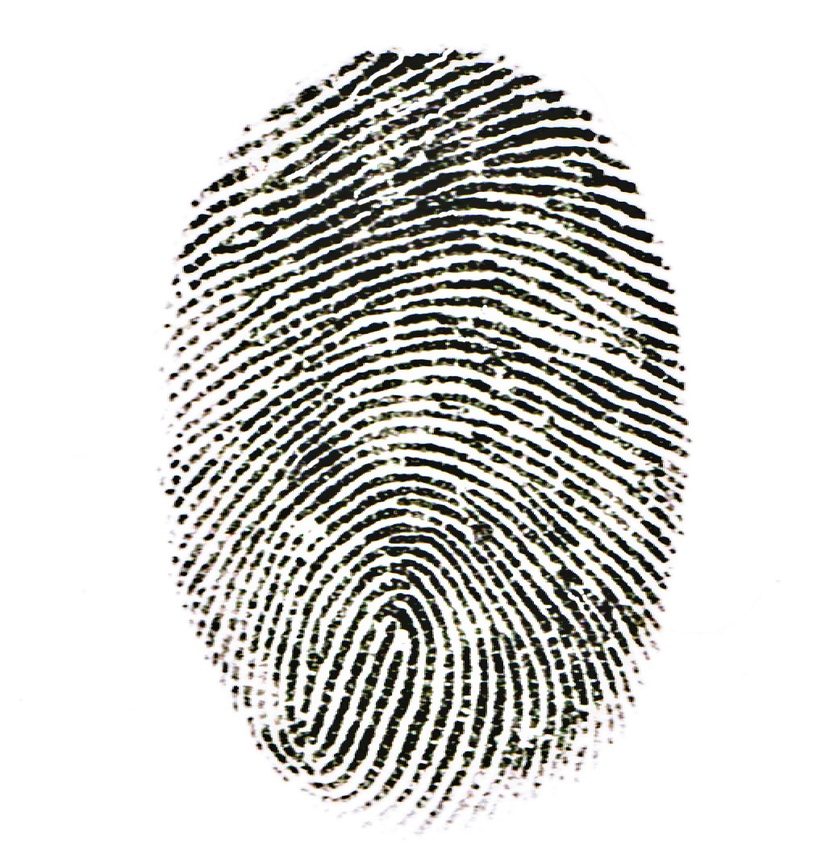
#> input picture CSC515/Week5/barnaby-fingerprint.jpg, 817 x 864 px, shrunk from 1013 x 1071 before the run
$ python CriticalThinking5_Option1.py
#> lines starting #> are read from the running program, lines starting #| are printed output that depends on the picture
import cv2
import numpy as np
import os
import matplotlib.pyplot as plt

dirname = os.path.dirname(__file__)
image_relative = os.path.join(dirname, 'barnaby-fingerprint.jpg')
img = cv2.imread(image_relative)
#> img is the input picture: shape (864, 817, 3); mean B, G, R 206.5, 209.7, 209.9

(thresh, binary_img) = cv2.threshold(img, 127, 255, cv2.THRESH_BINARY)
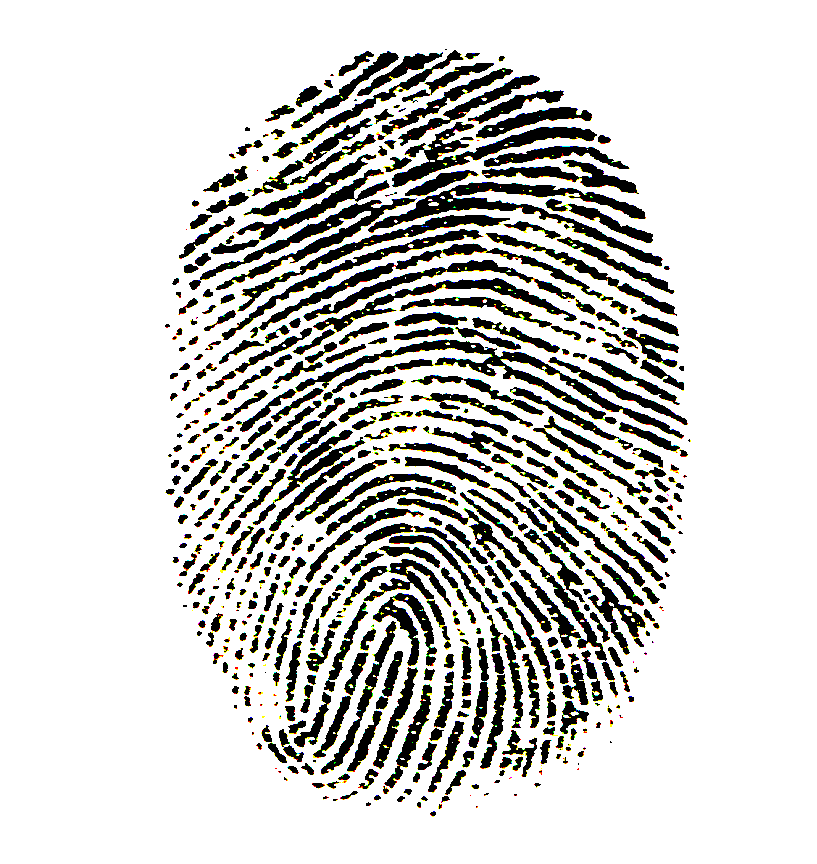
#> binary_img: shape (864, 817, 3); mean B, G, R 206.1, 208.8, 209
binary_img = (255-binary_img) #Invert so that fingerprint is in foreground
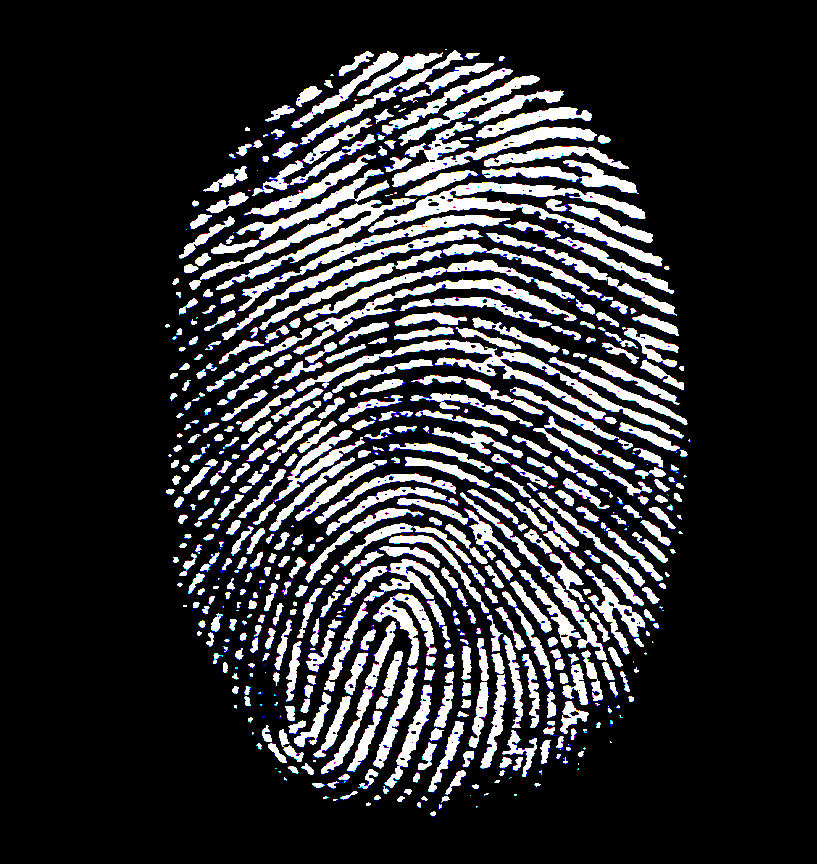
#> binary_img: shape (864, 817, 3); mean B, G, R 48.9, 46.2, 46
kernel = np.ones((5,5),np.uint8)

erosion = cv2.erode(binary_img,kernel,iterations = 1)
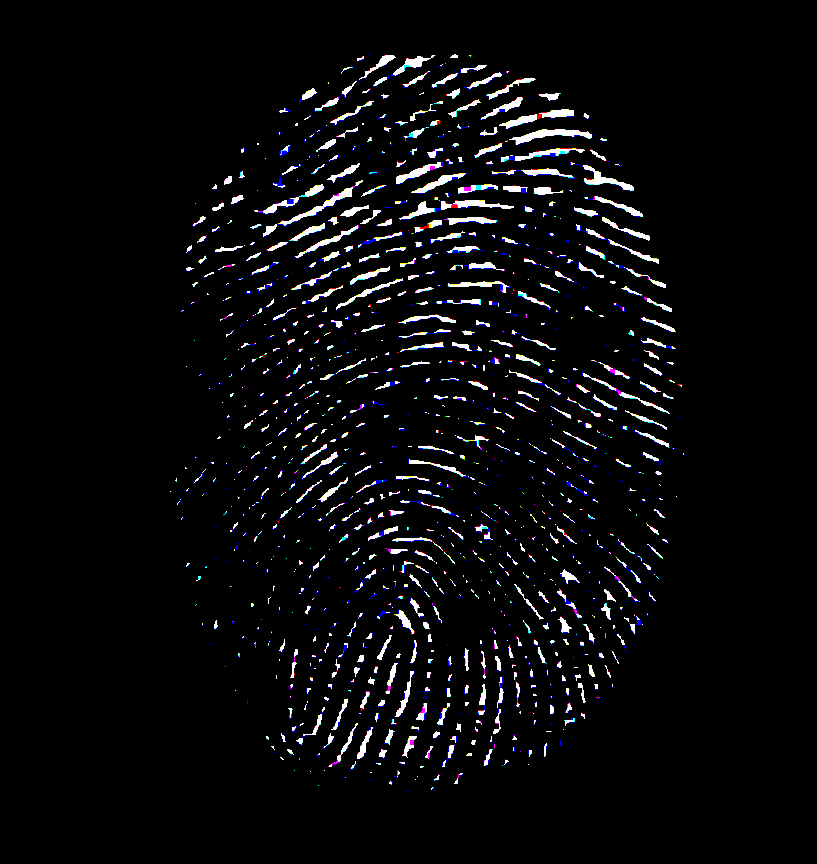
#> erosion: shape (864, 817, 3); mean B, G, R 11.2, 9.6, 9.7
dilation = cv2.dilate(binary_img,kernel,iterations = 1)
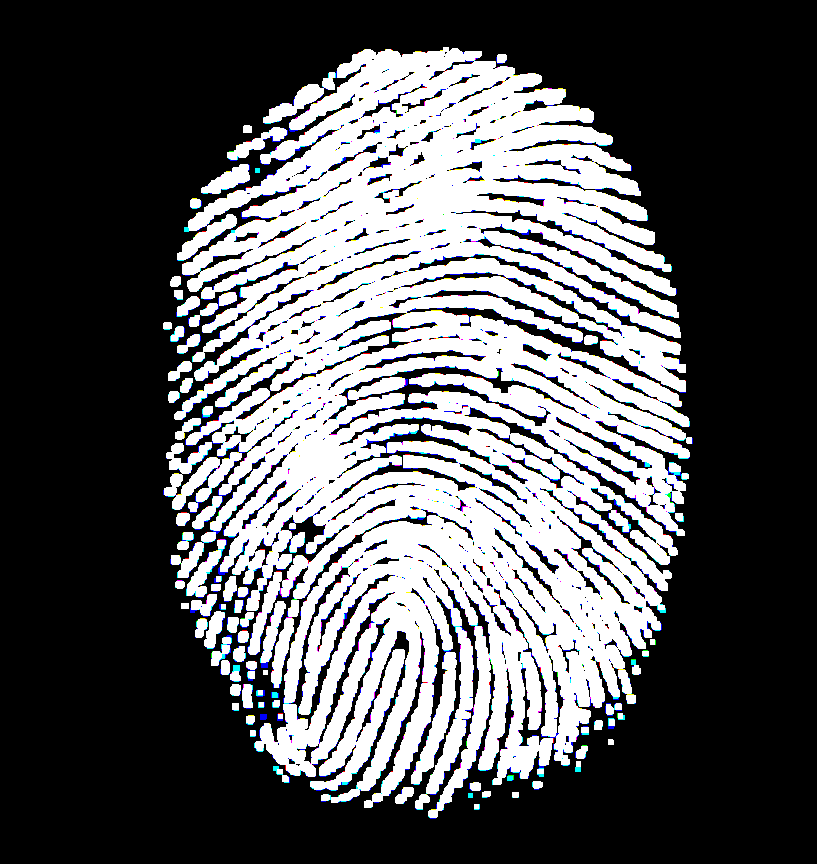
#> dilation: shape (864, 817, 3); mean B, G, R 91.8, 89.7, 89.1
opening = cv2.morphologyEx(binary_img, cv2.MORPH_OPEN, kernel)
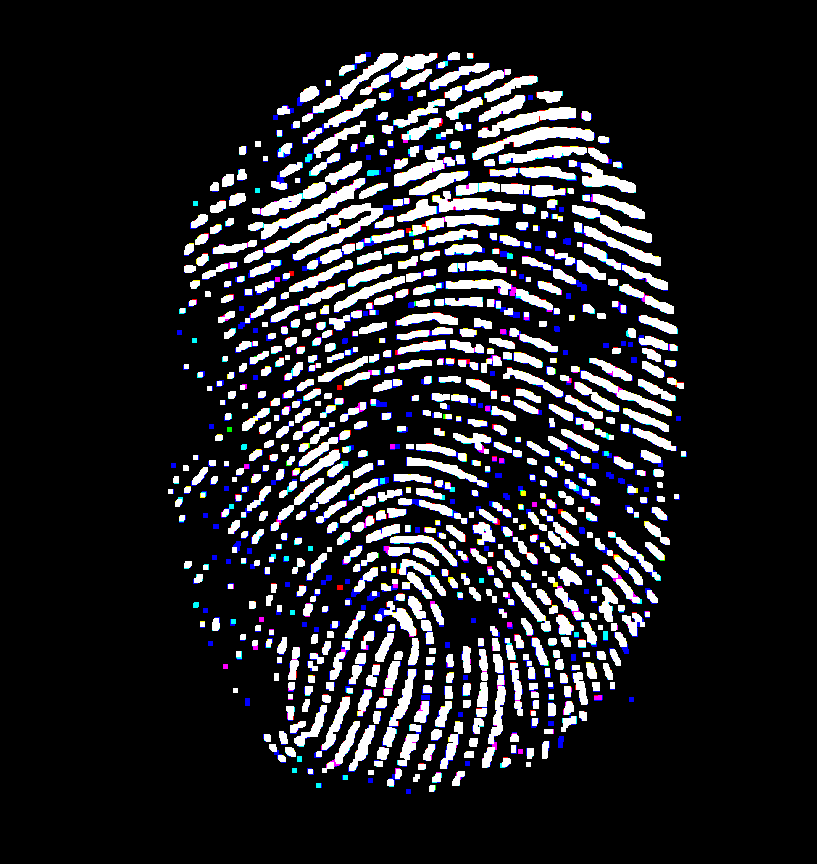
#> opening: shape (864, 817, 3); mean B, G, R 39, 34.9, 35
closing = cv2.morphologyEx(binary_img, cv2.MORPH_CLOSE, kernel)
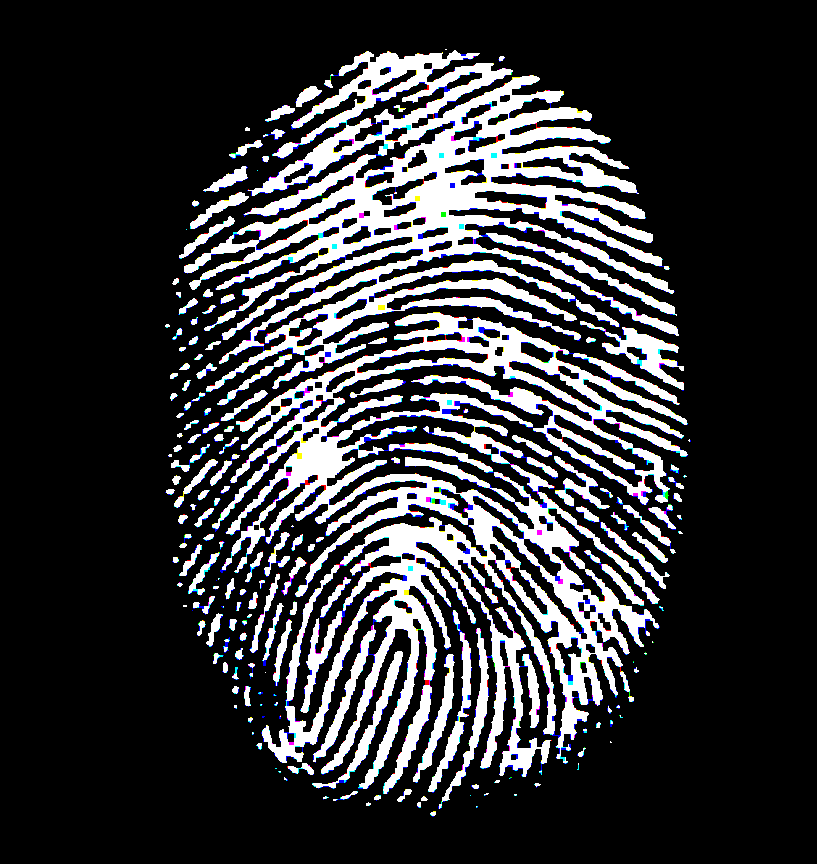
#> closing: shape (864, 817, 3); mean B, G, R 54.9, 52.3, 51.9

fig, axes = plt.subplots(2, 2, figsize=(10, 5)) # 2 row, 2 columns

#=========Image Display=========#
# Display the blue channel image
axes[0, 0].imshow(erosion)
axes[0, 0].set_title('Erosion')

# Display the green channel image
axes[0, 1].imshow(dilation)
axes[0, 1].set_title('Dilation')

# Display the red channel image
axes[1, 0].imshow(opening)
axes[1, 0].set_title('Opening')

# Display the blue color image
axes[1, 1].imshow(closing)
axes[1, 1].set_title('Closing')

for i in range(2):
    for j in range(2):
        axes[i, j].axis("off")

plt.tight_layout()
plt.show()
#> figure, not shown here; B, G, R data is drawn as R, G, B
